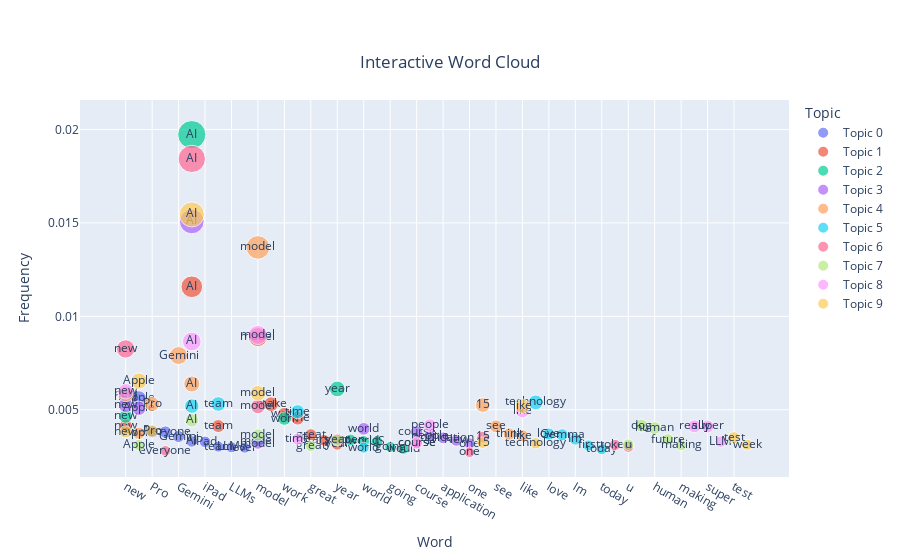

Notebook code for this chart:
### Code cell
import pandas as pd
import plotly.express as px


word_freq_data_1 = word_freq_data

# Function to display related tweets for a given word
def display_related_tweets(word):
    # Add your logic here to display related tweets for the clicked word
    print(f"Related tweets for the word '{word}'")

# Plot the interactive word cloud
fig = px.scatter(word_freq_data_1, x='Word', y='Frequency', text='Word', size='Frequency', color='Topic', 
                 title='Interactive Word Cloud')
fig.update_traces(marker={'opacity': 0.5}, selector=dict(mode='markers'))
fig.update_layout(
    title={'x': 0.5, 'y': 0.9, 'xanchor': 'center', 'yanchor': 'top'},
    hoverlabel={'bgcolor': 'white', 'font_size': 16, 'font_family': 'Arial'},
    hovermode='closest'
)
fig.update_traces(textposition='middle center', selector=dict(type='scatter', mode='markers'))
fig.show()

### Figure 1 — Plotly figure (JSON) as saved in the notebook; plotly's stock layout.template omitted (floating-point values rounded to 4 significant figures)
{"data": [{"hovertemplate": "Topic=Topic 0<br>Word=%{text}<br>Frequency=%{marker.size}<extra></extra>", "legendgroup": "Topic 0", "marker": {"color": "#636efa", "size": [0.005699, 0.00561, 0.003817, 0.003804, 0.003567, 0.003307, 0.003283, 0.003028, 0.002993, 0.002971], "sizemode": "area", "sizeref": 4.932e-05, "symbol": "circle"}, "mode": "markers+text", "name": "Topic 0", "orientation": "v", "showlegend": true, "text": ["new", "Apple", "Pro", "everyone", "Gemini", "AI", "iPad", "team", "LLMs", "ever"], "type": "scatter", "x": ["new", "Apple", "Pro", "everyone", "Gemini", "AI", "iPad", "team", "LLMs", "ever"], "xaxis": "x", "y": [0.005699, 0.00561, 0.003817, 0.003804, 0.003567, 0.003307, 0.003283, 0.003028, 0.002993, 0.002971], "yaxis": "y"}, {"hovertemplate": "Topic=Topic 1<br>Word=%{text}<br>Frequency=%{marker.size}<extra></extra>", "legendgroup": "Topic 1", "marker": {"color": "#EF553B", "size": [0.01158, 0.008892, 0.005297, 0.004752, 0.004544, 0.004138, 0.004128, 0.003661, 0.003363, 0.003141], "sizemode": "area", "sizeref": 4.932e-05, "symbol": "circle"}, "mode": "markers+text", "name": "Topic 1", "orientation": "v", "showlegend": true, "text": ["AI", "model", "make", "work", "time", "new", "team", "great", "Starship", "year"], "type": "scatter", "x": ["AI", "model", "make", "work", "time", "new", "team", "great", "Starship", "year"], "xaxis": "x", "y": [0.01158, 0.008892, 0.005297, 0.004752, 0.004544, 0.004138, 0.004128, 0.003661, 0.003363, 0.003141], "yaxis": "y"}, {"hovertemplate": "Topic=Topic 2<br>Word=%{text}<br>Frequency=%{marker.size}<extra></extra>", "legendgroup": "Topic 2", "marker": {"color": "#00cc96", "size": [0.01973, 0.006113, 0.004643, 0.00453, 0.003384, 0.003327, 0.003308, 0.003294, 0.003008, 0.002908], "sizemode": "area", "sizeref": 4.932e-05, "symbol": "circle"}, "mode": "markers+text", "name": "Topic 2", "orientation": "v", "showlegend": true, "text": ["AI", "year", "new", "work", "open", "model", "world", "US", "going", "would"], "type": "scatter", "x": ["AI", "year", "new", "work", "open", "model", "world", "US", "going", "would"], "xaxis": "x", "y": [0.01973, 0.006113, 0.004643, 0.00453, 0.003384, 0.003327, 0.003308, 0.003294, 0.003008, 0.002908], "yaxis": "y"}, {"hovertemplate": "Topic=Topic 3<br>Word=%{text}<br>Frequency=%{marker.size}<extra></extra>", "legendgroup": "Topic 3", "marker": {"color": "#ab63fa", "size": [0.01508, 0.005245, 0.00508, 0.00398, 0.003813, 0.003598, 0.003497, 0.003355, 0.003193, 0.003189], "sizemode": "area", "sizeref": 4.932e-05, "symbol": "circle"}, "mode": "markers+text", "name": "Topic 3", "orientation": "v", "showlegend": true, "text": ["AI", "new", "Apple", "world", "course", "people", "application", "New", "one", "model"], "type": "scatter", "x": ["AI", "new", "Apple", "world", "course", "people", "application", "New", "one", "model"], "xaxis": "x", "y": [0.01508, 0.005245, 0.00508, 0.00398, 0.003813, 0.003598, 0.003497, 0.003355, 0.003193, 0.003189], "yaxis": "y"}, {"hovertemplate": "Topic=Topic 4<br>Word=%{text}<br>Frequency=%{marker.size}<extra></extra>", "legendgroup": "Topic 4", "marker": {"color": "#FFA15A", "size": [0.01369, 0.007902, 0.00638, 0.005849, 0.005304, 0.00525, 0.004111, 0.003747, 0.0037, 0.003604], "sizemode": "area", "sizeref": 4.932e-05, "symbol": "circle"}, "mode": "markers+text", "name": "Topic 4", "orientation": "v", "showlegend": true, "text": ["model", "Gemini", "AI", "new", "Pro", "15", "see", "Apple", "think", "like"], "type": "scatter", "x": ["model", "Gemini", "AI", "new", "Pro", "15", "see", "Apple", "think", "like"], "xaxis": "x", "y": [0.01369, 0.007902, 0.00638, 0.005849, 0.005304, 0.00525, 0.004111, 0.003747, 0.0037, 0.003604], "yaxis": "y"}, {"hovertemplate": "Topic=Topic 5<br>Word=%{text}<br>Frequency=%{marker.size}<extra></extra>", "legendgroup": "Topic 5", "marker": {"color": "#19d3f3", "size": [0.005396, 0.005308, 0.005196, 0.004894, 0.003698, 0.003657, 0.003421, 0.003088, 0.002968, 0.002881], "sizemode": "area", "sizeref": 4.932e-05, "symbol": "circle"}, "mode": "markers+text", "name": "Topic 5", "orientation": "v", "showlegend": true, "text": ["technology", "team", "AI", "time", "love", "Gemma", "Im", "first", "world", "today"], "type": "scatter", "x": ["technology", "team", "AI", "time", "love", "Gemma", "Im", "first", "world", "today"], "xaxis": "x", "y": [0.005396, 0.005308, 0.005196, 0.004894, 0.003698, 0.003657, 0.003421, 0.003088, 0.002968, 0.002881], "yaxis": "y"}, {"hovertemplate": "Topic=Topic 6<br>Word=%{text}<br>Frequency=%{marker.size}<extra></extra>", "legendgroup": "Topic 6", "marker": {"color": "#FF6692", "size": [0.01843, 0.008257, 0.005177, 0.003525, 0.003431, 0.003238, 0.003116, 0.003015, 0.002801, 0.002724], "sizemode": "area", "sizeref": 4.932e-05, "symbol": "circle"}, "mode": "markers+text", "name": "Topic 6", "orientation": "v", "showlegend": true, "text": ["AI", "new", "model", "15", "year", "course", "token", "u", "everyone", "one"], "type": "scatter", "x": ["AI", "new", "model", "15", "year", "course", "token", "u", "everyone", "one"], "xaxis": "x", "y": [0.01843, 0.008257, 0.005177, 0.003525, 0.003431, 0.003238, 0.003116, 0.003015, 0.002801, 0.002724], "yaxis": "y"}, {"hovertemplate": "Topic=Topic 7<br>Word=%{text}<br>Frequency=%{marker.size}<extra></extra>", "legendgroup": "Topic 7", "marker": {"color": "#B6E880", "size": [0.004435, 0.004153, 0.004022, 0.003656, 0.003405, 0.003377, 0.003138, 0.003114, 0.003108, 0.003053], "sizemode": "area", "sizeref": 4.932e-05, "symbol": "circle"}, "mode": "markers+text", "name": "Topic 7", "orientation": "v", "showlegend": true, "text": ["AI", "dog", "human", "model", "future", "year", "u", "Apple", "making", "great"], "type": "scatter", "x": ["AI", "dog", "human", "model", "future", "year", "u", "Apple", "making", "great"], "xaxis": "x", "y": [0.004435, 0.004153, 0.004022, 0.003656, 0.003405, 0.003377, 0.003138, 0.003114, 0.003108, 0.003053], "yaxis": "y"}, {"hovertemplate": "Topic=Topic 8<br>Word=%{text}<br>Frequency=%{marker.size}<extra></extra>", "legendgroup": "Topic 8", "marker": {"color": "#FF97FF", "size": [0.009005, 0.008655, 0.005981, 0.004945, 0.004165, 0.004113, 0.004106, 0.003431, 0.003293, 0.003198], "sizemode": "area", "sizeref": 4.932e-05, "symbol": "circle"}, "mode": "markers+text", "name": "Topic 8", "orientation": "v", "showlegend": true, "text": ["model", "AI", "new", "like", "people", "really", "super", "time", "LLM", "course"], "type": "scatter", "x": ["model", "AI", "new", "like", "people", "really", "super", "time", "LLM", "course"], "xaxis": "x", "y": [0.009005, 0.008655, 0.005981, 0.004945, 0.004165, 0.004113, 0.004106, 0.003431, 0.003293, 0.003198], "yaxis": "y"}, {"hovertemplate": "Topic=Topic 9<br>Word=%{text}<br>Frequency=%{marker.size}<extra></extra>", "legendgroup": "Topic 9", "marker": {"color": "#FECB52", "size": [0.01546, 0.006535, 0.005888, 0.00519, 0.003866, 0.003816, 0.003507, 0.003238, 0.003208, 0.003125], "sizemode": "area", "sizeref": 4.932e-05, "symbol": "circle"}, "mode": "markers+text", "name": "Topic 9", "orientation": "v", "showlegend": true, "text": ["AI", "Apple", "model", "like", "Pro", "new", "test", "15", "technology", "week"], "type": "scatter", "x": ["AI", "Apple", "model", "like", "Pro", "new", "test", "15", "technology", "week"], "xaxis": "x", "y": [0.01546, 0.006535, 0.005888, 0.00519, 0.003866, 0.003816, 0.003507, 0.003238, 0.003208, 0.003125], "yaxis": "y"}], "layout": {"autosize": true, "hoverlabel": {"bgcolor": "white", "font": {"family": "Arial", "size": 16}}, "hovermode": "closest", "legend": {"itemsizing": "constant", "title": {"text": "Topic"}, "tracegroupgap": 0}, "title": {"text": "Interactive Word Cloud", "x": 0.5, "xanchor": "center", "y": 0.9, "yanchor": "top"}, "xaxis": {"anchor": "y", "autorange": true, "domain": [0, 1], "range": [-3.257, 50.03], "title": {"text": "Word"}, "type": "category"}, "yaxis": {"anchor": "x", "autorange": true, "domain": [0, 1], "range": [0.0007169, 0.02322], "title": {"text": "Frequency"}, "type": "linear"}}}
